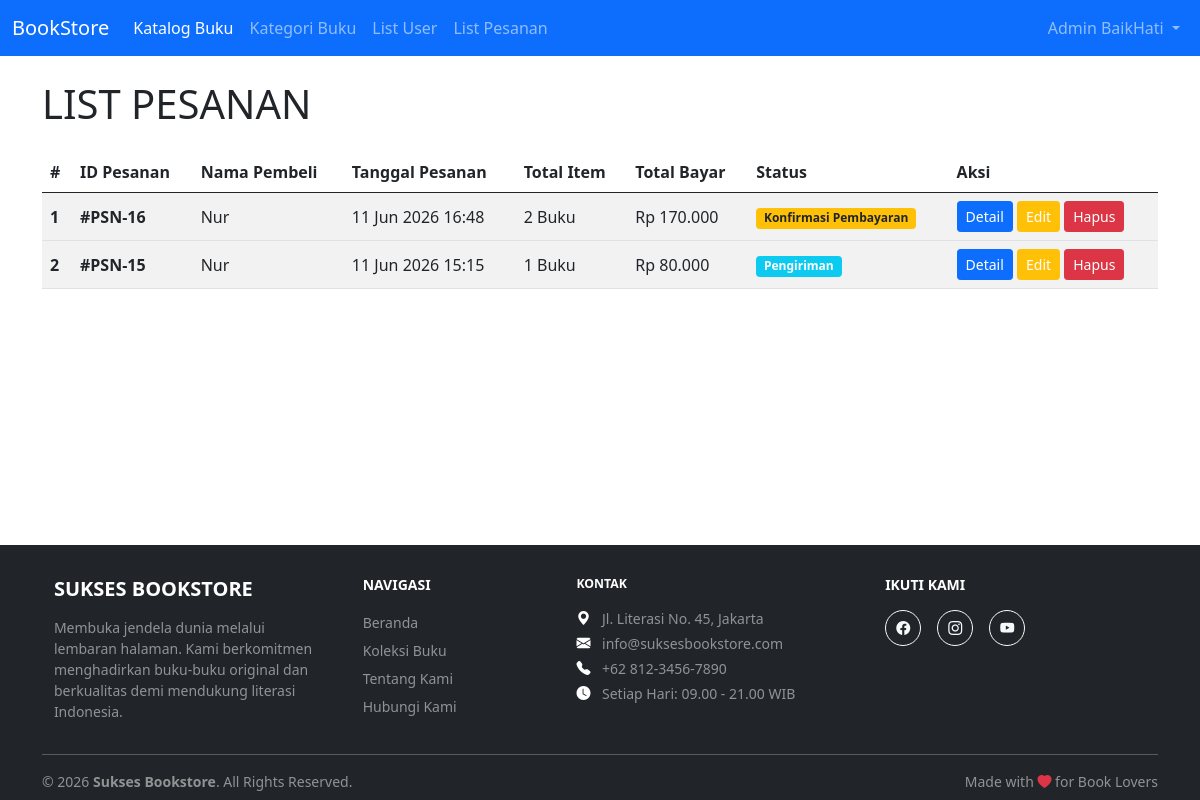
Screenshot of /list_pesanan.php (signed in) with the database file from the repository.
### tables this page shows
CREATE TABLE `pesanan` (
  `id` int(11) NOT NULL,
  `id_user` int(11) NOT NULL,
  `status` enum('Konfirmasi Pembayaran','Pengiriman','Selesai') NOT NULL,
  `tanggal` datetime NOT NULL DEFAULT current_timestamp()
);

CREATE TABLE `user` (
  `id` int(11) NOT NULL,
  `username` varchar(15) NOT NULL,
  `password` varchar(100) NOT NULL,
  `nama` varchar(150) NOT NULL,
  `role` enum('Admin','User') NOT NULL,
  `alamat` text NOT NULL,
  `email` varchar(255) NOT NULL,
  `no_telp` varchar(20) NOT NULL,
  `jenis_kelamin` enum('L','P') NOT NULL
);

### list_pesanan.php (the view, shortened to what this page needs)
<?php
require 'template/header.php';
?>
<div class="container mt-4">
    <div class="d-flex justify-content-between align-items-center mb-4">
        <h1 class="m-0">LIST PESANAN</h1>
    </div>
    <table class="table table-striped table-hover align-middle">
        <thead>
            <tr>
                <th scope="col">#</th>
                <th scope="col">ID Pesanan</th>
                <th scope="col">Nama Pembeli</th>
                <th scope="col">Tanggal Pesanan</th>
                <th scope="col">Total Item</th>
                <th scope="col">Total Bayar</th>
                <th scope="col">Status</th>
                <th scope="col">Aksi</th>
            </tr>
        </thead>
        <tbody>
            <?php
                $x = 1;
                $id_user = isset($_SESSION['id']) ? $_SESSION['id'] : 0;
                if ($_SESSION['role'] == 'User') {
                    $query = "SELECT pesanan.*, user.nama AS nama_pembeli,
                                     SUM(detail_pesanan.jumlah) AS total_item,
                                     SUM(detail_pesanan.jumlah * detail_pesanan.harga_satuan) AS total_bayar
                              FROM pesanan
                              JOIN user ON pesanan.id_user = user.id
                              LEFT JOIN detail_pesanan ON pesanan.id = detail_pesanan.id_pesanan
                              WHERE pesanan.id_user = $id_user
                              GROUP BY pesanan.id
                              ORDER BY pesanan.tanggal DESC";
                } else {
                    $query = "SELECT pesanan.*, user.nama AS nama_pembeli,
                                     SUM(detail_pesanan.jumlah) AS total_item,
                                     SUM(detail_pesanan.jumlah * detail_pesanan.harga_satuan) AS total_bayar
                              FROM pesanan
                              JOIN user ON pesanan.id_user = user.id
                              LEFT JOIN detail_pesanan ON pesanan.id = detail_pesanan.id_pesanan
                              GROUP BY pesanan.id
                              ORDER BY pesanan.tanggal DESC";
                }
                $data = mysqli_query($connection, $query);
                if (mysqli_num_rows($data) > 0) {
                    while($data_row = mysqli_fetch_assoc($data)){
                        $id_pesanan = $data_row['id'];
                        $status = $data_row['status'];
                        $badge_color = 'bg-warning text-dark';
                        if ($status == 'Pengiriman') {
                            $badge_color = 'bg-info text-white';
                        } elseif ($status == 'Selesai') {
                            $badge_color = 'bg-success text-white';
                        }
                        ?>
                            <tr>
                                <th scope="row"><?=$x?></th>
                                <td><strong>#PSN-<?=$id_pesanan?></strong></td>
                                <td><?=$data_row['nama_pembeli']?></td>
                                <td><?=date('d M Y H:i', strtotime($data_row['tanggal']))?></td>
                                <td><?=$data_row['total_item'] ?? 0?> Buku</td>
                                <td>Rp <?=number_format($data_row['total_bayar'] ?? 0, 0, ',', '.')?></td>
                                <td>
                                    <span class="badge <?=$badge_color?>"><?=$status?></span>
                                </td>
                                <td>
                                    <button class="btn btn-sm btn-primary" type="button" data-bs-toggle="collapse" data-bs-target="#detail-<?=$id_pesanan?>" aria-expanded="false" aria-controls="detail-<?=$id_pesanan?>">
                                        Detail
                                    </button>
                                    <?php if ($_SESSION['role'] == 'Admin') : ?>
                                        <a href="pesanan_update.php?id=<?=$id_pesanan?>" class="btn btn-sm btn-warning text-white">Edit</a>
                                    <?php endif; ?>
                                    <a href="pesanan_delete.php?id=<?=$id_pesanan?>" class="btn btn-sm btn-danger" onclick="return confirm('Hapus data pesanan ini?')">Hapus</a>
                                </td>
                            </tr>
                        <?php
                        $x++;
                    }
                } else {
                    ?>
                        <tr>
                            <td colspan="8" class="text-center text-muted py-4">Belum ada pesanan yang masuk.</td>
                        </tr>
                    <?php
                }
            ?>
        </tbody>
    </table>
</div>
<?php
require 'template/footer.php';
?>

### template/footer.php (style rules this page uses)
html { height: 100%; }
body { min-height: 100%; display: flex; flex-direction: column; margin: 0; }

### rows the page displays
pesanan: id "16", id_user.nama "Nur", tanggal "11 Jun 2026 16:48", total_item "2", total_bayar "170.000", status "Konfirmasi Pembayaran"
pesanan: id "15", id_user.nama "Nur", tanggal "11 Jun 2026 15:15", total_item "1", total_bayar "80.000", status "Pengiriman"

### other values shown
$_SESSION['nama'] "Admin BaikHati"
